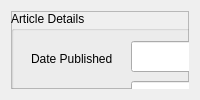
    <widget class="QWidget" name="tabArticleSearch">
     <attribute name="title">
      <string>Read</string>
     </attribute>
     <layout class="QGridLayout" name="gridLayout_3">
      <item row="0" column="0">
       <widget class="QFrame" name="frame_2">
        <property name="frameShape">
         <enum>QFrame::StyledPanel</enum>
        </property>
        <property name="frameShadow">
         <enum>QFrame::Raised</enum>
        </property>
        <widget class="QPushButton" name="btnNext">
         <property name="geometry">
          <rect>
           <x>890</x>
           <y>80</y>
           <width>81</width>
           <height>32</height>
          </rect>
         </property>
         <property name="sizePolicy">
          <sizepolicy hsizetype="Fixed" vsizetype="Fixed">
           <horstretch>0</horstretch>
           <verstretch>0</verstretch>
          </sizepolicy>
         </property>
         <property name="text">
          <string>Next</string>
         </property>
        </widget>
        <widget class="QTextEdit" name="txtBody">
         <property name="geometry">
          <rect>
           <x>0</x>
           <y>150</y>
           <width>971</width>
           <height>601</height>
          </rect>
         </property>
         <property name="sizePolicy">
          <sizepolicy hsizetype="Fixed" vsizetype="Fixed">
           <horstretch>0</horstretch>
           <verstretch>0</verstretch>
          </sizepolicy>
         </property>
         <property name="minimumSize">
          <size>
           <width>0</width>
           <height>0</height>
          </size>
         </property>
        </widget>
        <widget class="QLabel" name="lblTitle">
         <property name="geometry">
          <rect>
           <x>0</x>
           <y>110</y>
           <width>970</width>
           <height>41</height>
          </rect>
         </property>
         <property name="font">
          <font>
           <family>Helvetica</family>
           <pointsize>20</pointsize>
           <weight>75</weight>
           <bold>true</bold>
          </font>
         </property>
         <property name="text">
          <string>...</string>
         </property>
         <property name="wordWrap">
          <bool>true</bool>
         </property>
         <property name="margin">
          <number>1</number>
         </property>
        </widget>
        <widget class="QGroupBox" name="groupBox_2">
         <property name="geometry">
          <rect>
           <x>0</x>
           <y>0</y>
           <width>891</width>
           <height>111</height>
          </rect>
         </property>
         <property name="title">
          <string>Article Details</string>
         </property>
         <widget class="QLabel" name="label_12">
          <property name="geometry">
           <rect>
            <x>20</x>
            <y>40</y>
            <width>111</width>
            <height>16</height>
           </rect>
          </property>
          <property name="text">
           <string>Date Published</string>
          </property>
         </widget>
         <widget class="QLineEdit" name="editDetailsDatePublished">
          <property name="geometry">
           <rect>
            <x>120</x>
            <y>30</y>
            <width>161</width>
            <height>31</height>
           </rect>
          </property>
         </widget>
         <widget class="QLineEdit" name="editDetailsCategory">
          <property name="geometry">
           <rect>
            <x>370</x>
            <y>30</y>
            <width>161</width>
            <height>31</height>
           </rect>
          </property>
          <property name="text">
           <string/>
          </property>
         </widget>
         <widget class="QLabel" name="label_13">
          <property name="geometry">
           <rect>
            <x>300</x>
            <y>40</y>
            <width>111</width>
            <height>16</height>
           </rect>
          </property>
          <property name="text">
           <string>Category</string>
          </property>
         </widget>
         <widget class="QLabel" name="label_14">
          <property name="geometry">
           <rect>
            <x>70</x>
            <y>80</y>
            <width>60</width>
            <height>16</height>
           </rect>
          </property>
          <property name="text">
           <string>Author</string>
          </property>
         </widget>
         <widget class="QLabel" name="label_15">
          <property name="geometry">
           <rect>
            <x>550</x>
            <y>40</y>
            <width>60</width>
            <height>16</height>
           </rect>
          </property>
          <property name="text">
           <string>Source</string>
          </property>
         </widget>
         <widget class="QLabel" name="label_16">
          <property name="geometry">
           <rect>
            <x>560</x>
            <y>80</y>
            <width>60</width>
            <height>16</height>
           </rect>
          </property>
          <property name="text">
           <string>URL</string>
          </property>
         </widget>
         <widget class="QLabel" name="label_18">
          <property name="geometry">
           <rect>
            <x>320</x>
            <y>80</y>
            <width>60</width>
            <height>16</height>
           </rect>
          </property>
          <property name="text">
           <string>Score</string>
          </property>
         </widget>
         <widget class="QLineEdit" name="editDetailsAuthor">
          <property name="geometry">
           <rect>
            <x>120</x>
            <y>70</y>
            <width>161</width>
            <height>31</height>
           </rect>
          </property>
         </widget>
         <widget class="QLineEdit" name="editDetailsScore">
          <property name="geometry">
           <rect>
            <x>370</x>
            <y>70</y>
            <width>161</width>
            <height>31</height>
           </rect>
          </property>
         </widget>
         <widget class="QLineEdit" name="editDetailsSource">
          <property name="geometry">
           <rect>
            <x>600</x>
            <y>30</y>
            <width>281</width>
            <height>31</height>
           </rect>
          </property>
         </widget>
         <widget class="QLineEdit" name="editDetailsUrl">
          <property name="geometry">
           <rect>
            <x>600</x>
            <y>70</y>
            <width>281</width>
            <height>31</height>
           </rect>
          </property>
         </widget>
        </widget>
        <widget class="QLabel" name="label_17">
         <property name="geometry">
          <rect>
           <x>900</x>
           <y>30</y>
           <width>60</width>
           <height>16</height>
          </rect>
         </property>
         <property name="text">
          <string>Keywords</string>
         </property>
        </widget>
        <widget class="QLabel" name="label_19">
         <property name="geometry">
          <rect>
           <x>900</x>
           <y>50</y>
           <width>60</width>
           <height>16</height>
          </rect>
         </property>
         <property name="text">
          <string>Tickers</string>
         </property>
        </widget>
       </widget>
      </item>
     </layout>
    </widget>
